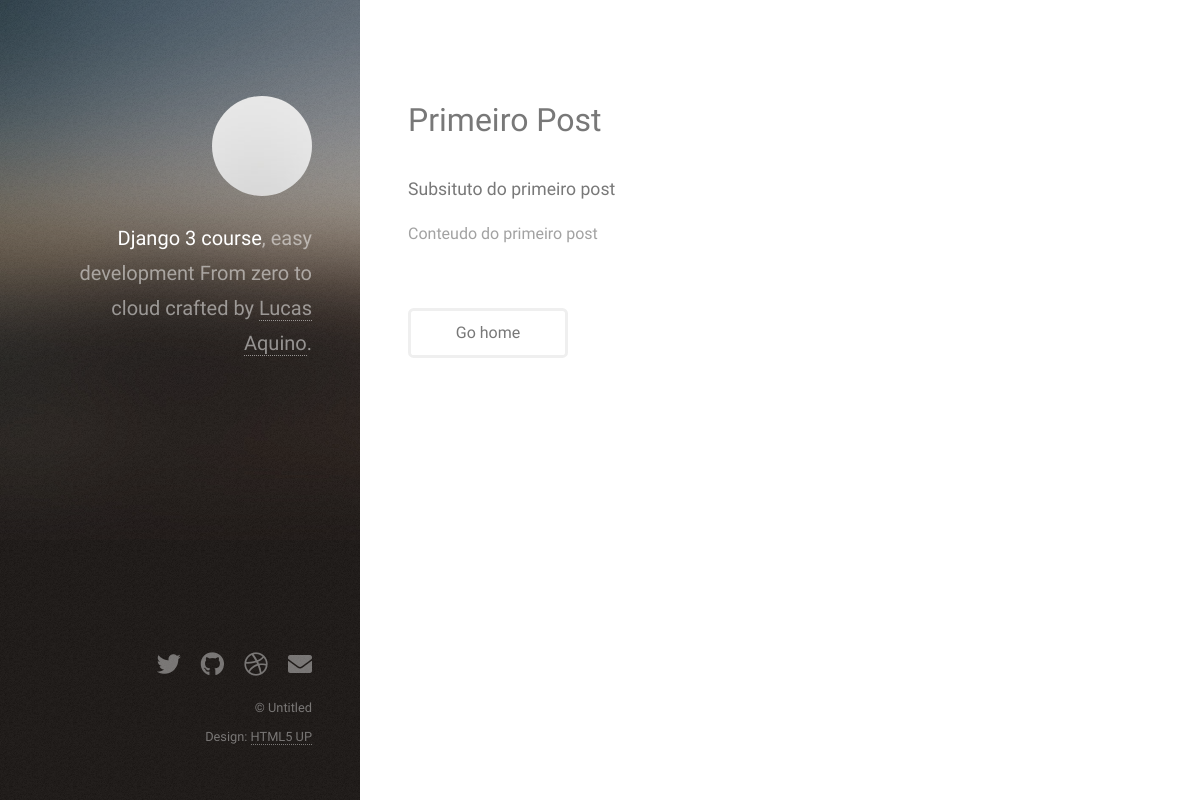
The app's page /post/1/ with its own data.
### website/models.py (models this page shows, shortened)
class Post(models.Model):
  title = models.CharField(max_length=100)
  subTitle = models.CharField(max_length=200)
  content = models.TextField()
  categories = models.CharField(max_length = 2, choices = Categories.choices, default = Categories.GR)
  deleted = models.BooleanField(default=False)
  imagem = models.ImageField(upload_to = 'posts', null=True, blank=True) #define a pasta dentro do MEDIA_ROOT onde imagens serão salvas, setando como não obrigatório
  def fullName(self):
    return self.title + self.subTitle
  fullName.admin_order_field = 'title'

### website/views.py (the view)
# urls.py: path('post/<int:id>/', postDetail, name='postDetailURL' ),
def postDetail(request, id):
  post = Post.objects.get(id=id)
  return render(request, 'postDetail.html', {'post': post})

### website/templates/postDetail.html (shortened to what this page needs)
{% load static %}
<!DOCTYPE HTML>
<html>
	<head>
		<link rel="stylesheet" href="{% static 'assets/css/main.css' %}" />
	</head>
	<body class="is-preload">
			<header id="header">
				<div class="inner">
					<a href="#" class="image avatar"><img src="{% static 'images/avatar.jpg' %}" alt="" /></a>
					<h1><strong>Django 3 course</strong>, easy development<br />
					From zero to cloud<br />
					crafted by <a href="https://www.linkedin.com/in/lucasaquino/">Lucas Aquino</a>.</h1>
				</div>
			</header>
			<div id="main">
					<section id="one">
						<header class="major">
              <h2>{{post.title}}</h2>
              <h4>{{post.subTitle}}</h4>
						</header>
            <p>{{post.content}}</p>
						<ul class="actions">
							<li><a href="{% url 'blogHome' %}" class="button">Go home</a></li>
						</ul>
					</section>
			</div>
			<footer id="footer">
				<div class="inner">
					<ul class="icons">
						<li><a href="#" class="icon brands fa-twitter"><span class="label">Twitter</span></a></li>
						<li><a href="#" class="icon brands fa-github"><span class="label">Github</span></a></li>
						<li><a href="#" class="icon brands fa-dribbble"><span class="label">Dribbble</span></a></li>
						<li><a href="#" class="icon solid fa-envelope"><span class="label">Email</span></a></li>
					</ul>
					<ul class="copyright">
						<li>&copy; Untitled</li><li>Design: <a href="http://html5up.net">HTML5 UP</a></li>
					</ul>
				</div>
			</footer>
	</body>
</html>

### records on screen
Post: title "Primeiro Post", subTitle "Subsituto do primeiro post", content "Conteudo do primeiro post"
